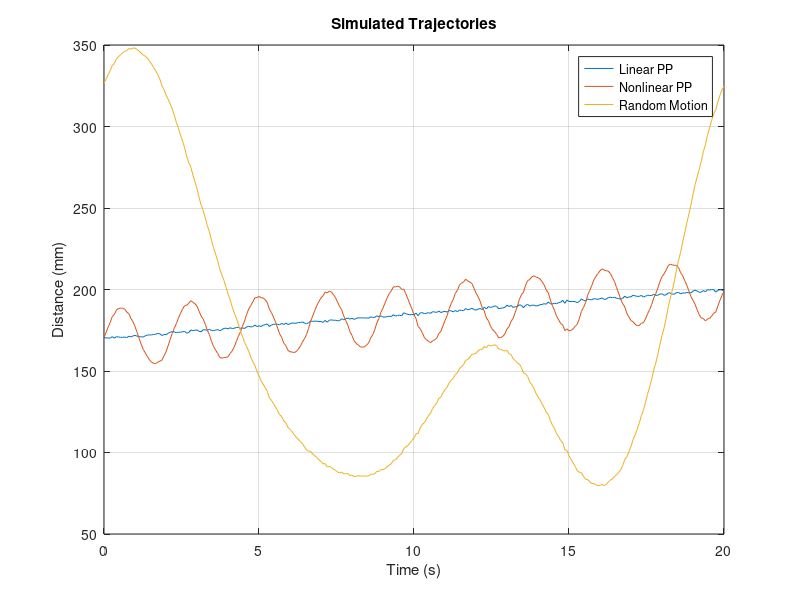

The MATLAB script that drew this image: (Note: this script raises an error after producing the figure.)
%% lab3_ekf_simulation.m
% author: Samuel Street
% date: 2025-03-05

clear
clc
close all

%% loads the long sensor data

sampling_freq = 15;
T_sampling = 1/sampling_freq;

% both sensors used are long range IR sensors
load("long_coeffs.mat","coeffs")
load("long_noise.mat","noise_var")

sensor_coeffs = coeffs;
sensor_noise_var = noise_var;

clear coeffs;
clear noise_var;

% sensor model (x is mm)
sensor_a = sensor_coeffs(1);
sensor_b = sensor_coeffs(2);
sensor_c = sensor_coeffs(3);
sensor_d = sensor_coeffs(4);
h_sensor = @(x) (sensor_a*x+sensor_b)./(sensor_c*x+sensor_d);

%% motion model

% ekf update rate (must ensure is at least Nyquist)
ekf_freq = sampling_freq;
T_ekf = 1/ekf_freq;

% process update matrix
A = [1 T_ekf ; 0 1];

% process noise covariance
alpha = 1/T_ekf;
expected_x_std = 0.5; % mm
Q = [1 alpha ; alpha alpha^2 ]*expected_x_std^2;

% measurement noise (make sure matches dimension of z)
R = eye(2)*sensor_noise_var;
R1 = eye(2)*0.02;

% for convention
f = @(x) A*x;
h = @(x) [h_sensor(x(1)) ; h_sensor(x(1))];

F = @(x) A;
% 2 measurements both made with the same type of sensor
H = @(x) [(-sensor_b*sensor_c + sensor_a*sensor_d)/(sensor_c*x(1)+sensor_d)^2 0 ; ...
           (-sensor_b*sensor_c + sensor_a*sensor_d)/(sensor_c*x(1)+sensor_d)^2 0 ];

%% simulated trajectories

tf = 20;
simulated_time = 0:T_ekf:tf;

w_rand = mvnrnd(zeros(2,1),Q,length(simulated_time))';
eta_rand = normrnd(0,sqrt(R1(1,1)),2,length(simulated_time)); % same var

% linear point-to-point
xf = [200 0]';
x0 = [170 0]';
x_lin_pp = (xf-x0)/tf .* simulated_time + x0 + w_rand;
z_lin_pp = h_sensor(x_lin_pp(1,:)) + eta_rand;

% nonlinear point-to-point
A_nl_pp = 0.6*(xf-x0);
f_nl_pp = 9;
x_nl_pp = x_lin_pp + A_nl_pp*sin(2*pi*f_nl_pp/tf*simulated_time);
z_nl_pp = h_sensor(x_nl_pp(1,:)) + eta_rand;

% random motion (note must keep far from zero due to asymptote of h)
N = 3;
x_rand_motion = x0 + w_rand;
for k=1:N
    Ak = rand*(x0/2);
    Bk = rand*(x0/2);

    x_rand_motion = x_rand_motion ...
        + Ak*cos(2*pi*k/tf*simulated_time) ...
        + Bk*sin(2*pi*k/tf*simulated_time);
end
z_rand_motion = h_sensor(x_rand_motion(1,:)) + eta_rand;

%% plot the random trajectories
figure
plot(simulated_time,x_lin_pp(1,:));
hold on
grid on
plot(simulated_time,x_nl_pp(1,:));
plot(simulated_time,x_rand_motion(1,:));
xlabel("Time (s)")
ylabel("Distance (mm)")
title("Simulated Trajectories")
legend("Linear PP", "Nonlinear PP", "Random Motion")

%% simulation

t = simulated_time;

% linear point-to-point

x_init_lin_pp = [170 0]';
P_init_lin_pp = Q;

[x_ests_lin_pp,P_ests_lin_pp] = evaluate_ekf(x_init_lin_pp,P_init_lin_pp,z_lin_pp,f,h,F,H,Q,R);
[lin_pp_stdPos, lin_pp_stdVel] = Uncertainty(P_ests_lin_pp);


% nonlinear point-to-point

x_init_nl_pp = [170 0]';
P_init_nl_pp = Q;

[x_ests_nl_pp,P_ests_nl_pp] = evaluate_ekf(x_init_nl_pp,P_init_nl_pp,z_nl_pp,f,h,F,H,Q,R);
[nonlin_pp_stdPos, nonlin_pp_stdVel] = Uncertainty(P_ests_nl_pp);


% random motion

x_init_rand_motion = [300 0]';
P_init_rand_motion = Q;

[x_ests_rand_motion,P_ests_rand_motion] = evaluate_ekf(x_init_rand_motion,P_init_rand_motion,z_rand_motion,f,h,F,H,Q,R);
[rand_pp_stdPos, rand_pp_stdVel] = Uncertainty(P_ests_rand_motion);

figure

subplot(3, 2, 1);
plot(t,x_lin_pp(1,:));
hold on
grid on
plot(t,x_ests_lin_pp(1,:),'--');
xlabel("Time (s)")
ylabel("Distance (mm)")
title("Linear Point to Point EKF Simulation")
legend("Actual","Estimates")

subplot(3, 2, 2);
plot(t,lin_pp_stdPos);
hold on
grid on
plot(t,lin_pp_stdVel);
xlabel("Time (s)")
ylabel("Standard Deviation (mm^2)")
title("Linear Point to Point Uncertainty")
legend("Distance std","Velocity std")

subplot(3, 2, 3);
plot(t,x_nl_pp(1,:));
hold on
grid on
plot(t,x_ests_nl_pp(1,:),'--');
xlabel("Time (s)")
ylabel("Distance (mm)")
title("Non-Linear Point to Point EKF Simulation")
legend("Actual","Estimates")

subplot(3, 2, 4);
plot(t,nonlin_pp_stdPos);
hold on
grid on
plot(t,nonlin_pp_stdVel);
xlabel("Time (s)")
ylabel("Standard Deviation (mm^2)")
title("Non-Linear Point to Point Uncertainty")
legend("Distance std","Velocity std")

subplot(3, 2, 5);
plot(t,x_rand_motion(1,:));
hold on
grid on
plot(t,x_ests_rand_motion(1,:),'--');
xlabel("Time (s)")
ylabel("Distance (mm)")
title("Random Motion EKF Simulation")
legend("Actual","Estimates")

subplot(3, 2, 6);
plot(t,rand_pp_stdPos);
hold on
grid on
plot(t,rand_pp_stdVel);
xlabel("Time (s)")
ylabel("Standard Deviation (mm^2)")
title("Non-Linear Point to Point Uncertainty")
legend("Distance std","Velocity std")

sgtitle("EKF Noise Covariance Sensors 0.02");

function [stdPos, stdVel] = Uncertainty(P)
    [~, ~, m] = size(P);
    
    stdPos = zeros(1, m); % Uncertainty Position
    stdVel = zeros(1, m); % Uncertainty Velocity
    
    % Compute standard deviations
    for k = 1:m
        stdPos(k) = sqrt(P(1, 1, k));
        stdVel(k) = sqrt(P(2, 2, k));
    end
end

